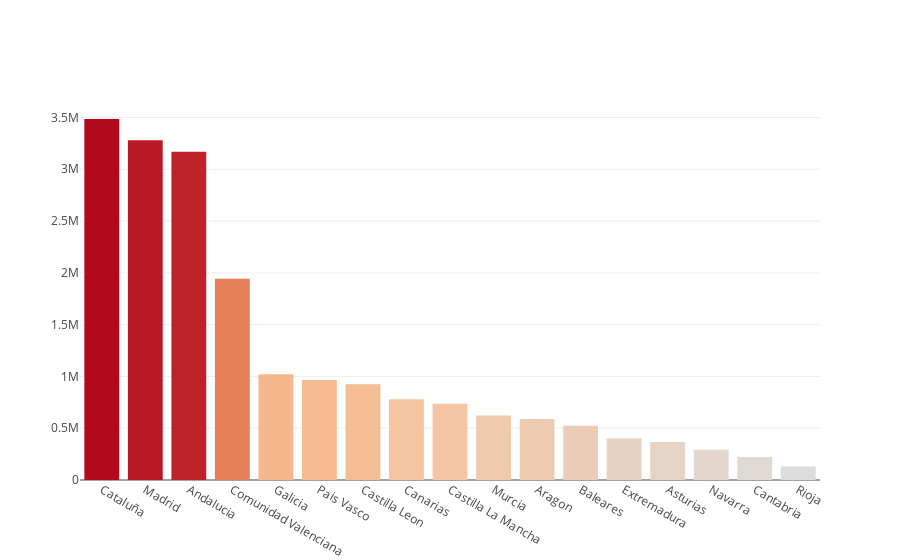

Notebook code for this chart:
### Code cell
dfss = comunidades.sort_values(by = 'Afiliados SS',  ascending = False)
fig = go.Figure()

x=dfss['provincias']
y=dfss['Afiliados SS']

fig.add_trace(go.Bar(x=x, y=y,
                     marker=dict(color = y,
                     colorscale='viridis')))

fig.show()

### Figure 1 — Plotly figure (JSON) as saved in the notebook; plotly's stock layout.template omitted (floating-point values rounded to 4 significant figures)
{"data": [{"marker": {"color": [3485405, 3280220, 3168601, 1942614, 1021721, 966373, 924603, 780379, 735587, 622324, 587821, 523089, 403276, 366526, 292783, 221168, 130920], "colorscale": "viridis"}, "type": "bar", "uid": "062950e7-c6f4-4c5c-8323-680aeab17c7b", "x": ["Cataluña", "Madrid", "Andalucia", "Comunidad Valenciana", "Galicia", "Pais Vasco", "Castilla Leon", "Canarias", "Castilla La Mancha", "Murcia", "Aragon", "Baleares", "Extremadura", "Asturias", "Navarra", "Cantabria", "Rioja"], "y": [3485405, 3280220, 3168601, 1942614, 1021721, 966373, 924603, 780379, 735587, 622324, 587821, 523089, 403276, 366526, 292783, 221168, 130920]}], "layout": {}}
